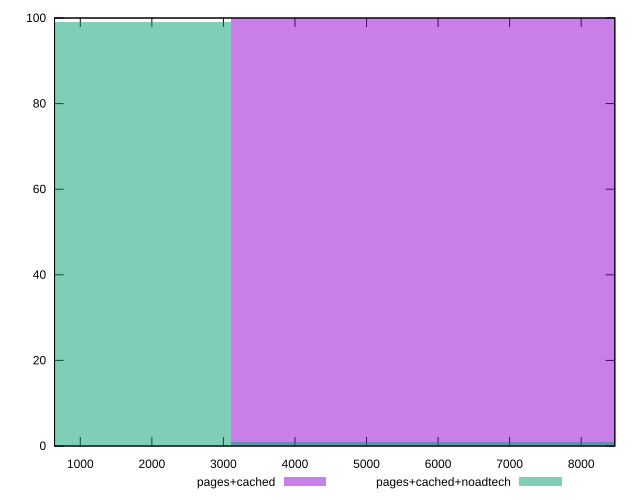

Here is the gnuplot script that generated this plot:
reset

$pagesCached <<EOF
6214.262589969673 100
EOF

$pagesCachedNoadtech <<EOF
0 99
6214.262589969673 1
EOF

set key outside below
set boxwidth 6214.262589969673
set xrange [640:8470]
set yrange [0:100]
set trange [0:100]
set style fill transparent solid 0.5 noborder
set terminal svg size 640, 500 enhanced background rgb 'white'
set output "report_00015_2021-02-09T16-11-33.973Z/uses-text-compression/comparison/histogram/1_vs_2.svg"

plot $pagesCached title "pages+cached" with boxes, \
     $pagesCachedNoadtech title "pages+cached+noadtech" with boxes

reset
